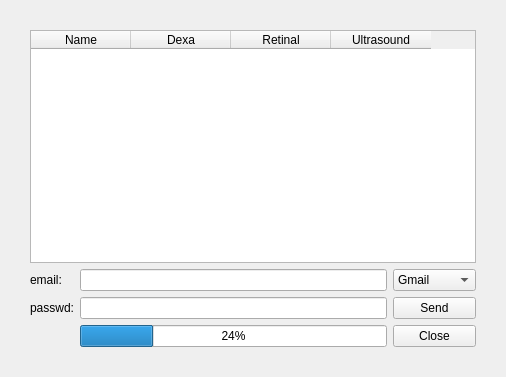
<?xml version="1.0" encoding="UTF-8"?>
<ui version="4.0">
 <class>QReportDialog</class>
 <widget class="QWidget" name="QReportDialog">
  <property name="geometry">
   <rect>
    <x>0</x>
    <y>0</y>
    <width>506</width>
    <height>377</height>
   </rect>
  </property>
  <property name="windowTitle">
   <string>Form</string>
  </property>
  <layout class="QVBoxLayout" name="verticalLayout_2">
   <property name="margin">
    <number>30</number>
   </property>
   <item>
    <widget class="QTableWidget" name="userTableWidget">
     <property name="minimumSize">
      <size>
       <width>400</width>
       <height>0</height>
      </size>
     </property>
     <attribute name="verticalHeaderVisible">
      <bool>true</bool>
     </attribute>
     <column>
      <property name="text">
       <string>Name</string>
      </property>
      <property name="textAlignment">
       <set>AlignHCenter|AlignVCenter|AlignCenter</set>
      </property>
     </column>
     <column>
      <property name="text">
       <string>Dexa</string>
      </property>
      <property name="textAlignment">
       <set>AlignHCenter|AlignVCenter|AlignCenter</set>
      </property>
     </column>
     <column>
      <property name="text">
       <string>Retinal</string>
      </property>
      <property name="textAlignment">
       <set>AlignHCenter|AlignVCenter|AlignCenter</set>
      </property>
     </column>
     <column>
      <property name="text">
       <string>Ultrasound</string>
      </property>
     </column>
    </widget>
   </item>
   <item>
    <layout class="QGridLayout" name="gridLayout">
     <item row="1" column="1">
      <widget class="QLineEdit" name="emailLineEdit"/>
     </item>
     <item row="1" column="2">
      <widget class="QComboBox" name="smtpServerComboBox">
       <item>
        <property name="text">
         <string>Gmail</string>
        </property>
       </item>
       <item>
        <property name="text">
         <string>McMaster</string>
        </property>
       </item>
      </widget>
     </item>
     <item row="3" column="2">
      <widget class="QPushButton" name="closePushButton">
       <property name="text">
        <string>Close</string>
       </property>
      </widget>
     </item>
     <item row="1" column="0">
      <widget class="QLabel" name="emailLabel">
       <property name="text">
        <string>email:</string>
       </property>
      </widget>
     </item>
     <item row="2" column="2">
      <widget class="QPushButton" name="sendPushButton">
       <property name="text">
        <string>Send</string>
       </property>
      </widget>
     </item>
     <item row="2" column="1">
      <widget class="QLineEdit" name="passwordLineEdit">
       <property name="echoMode">
        <enum>QLineEdit::Password</enum>
       </property>
      </widget>
     </item>
     <item row="2" column="0">
      <widget class="QLabel" name="pwdLabel">
       <property name="text">
        <string>passwd:</string>
       </property>
      </widget>
     </item>
     <item row="3" column="1">
      <widget class="QProgressBar" name="progressBar">
       <property name="value">
        <number>24</number>
       </property>
      </widget>
     </item>
    </layout>
   </item>
  </layout>
 </widget>
 <resources/>
 <connections/>
</ui>
